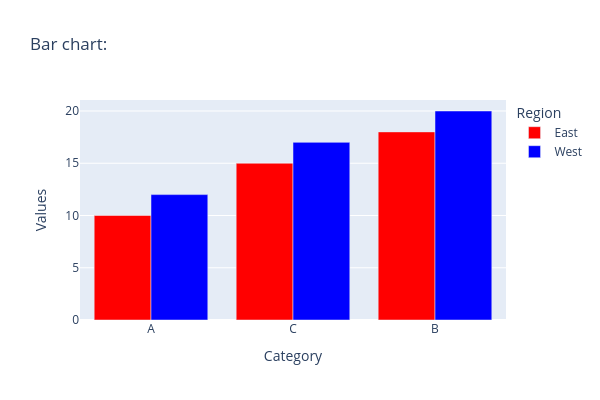

The notebook cell this image was saved under:
### Markdown cell above
# Bar Chart

### px.bar(x, y, width, height, title, color, hover_data, pattern_shape, barmode, text_auto, text,
### orientation,color_discrete_map,color_discrete_sequence)


| Parameter                 | Example Value                  | Meaning                      |
| ------------------------- | ------------------------------ | ---------------------------- |
| `x`                       | `"Department"`                 | Category on X-axis           |
| `y`                       | `"Salary"`                     | Numerical values             |
| `width`                   | `800`                          | Chart width                  |
| `height`                  | `500`                          | Chart height                 |
| `title`                   | `"Department Salary Analysis"` | Chart title                  |
| `color`                   | `"Gender"`                     | Bars colored by category     |
| `hover_data`              | `["Experience"]`               | Extra info on mouse hover    |
| `pattern_shape`           | `"Gender"`                     | Pattern inside bars          |
| `barmode`                 | `"group"`                      | Bar arrangement              |
| `text_auto`               | `True`                         | Show numbers on bars         |
| `orientation`             | `"v"`                          | Vertical bars                |
| `color_discrete_map`      | dictionary                     | Custom colors for categories |
| `color_discrete_sequence` | list                           | Color order                  |

### Code cell
import plotly.express as px
import pandas as pd

# Sample data using a dictionary to create a pandas DataFrame
data = {
    'Category': ['A', 'B', 'C', 'A', 'B', 'C'],
    'Values': [10, 20, 15, 12, 18, 17],
    'Details': ['Info A1', 'Info B1', 'Info C1', 'Info A2', 'Info B2', 'Info C2'],
    'Region': ['East', 'West', 'East', 'West', 'East', 'West'],
    'Color_Col': ['color1', 'color2', 'color1', 'color2', 'color1', 'color2']
}
df = pd.DataFrame(data)

# Define a specific color map for the 'Color_Col' column
custom_color_map = {
    'East': 'red',
    'West': 'blue'
}

# Create the bar chart with multiple parameters
fig = px.bar(
    df,
    x="Category",
    y="Values",
    color="Region"   ,          # Color the bars based on the 'Color_Col' column
    title="Bar chart:",               # Set the chart title
    orientation="v",                  # Set orientation to vertical (default, but explicit)
    height=400,                       # Set the height of the figure in pixels
    width=600,                        # Set the width of the figure in pixels    
    barmode="group",                  # Group bars beside each other (instead of default 'relative'/'stack')  
    color_discrete_map=custom_color_map# Use the custom color map  
)

# Display the figure
fig.show()

### Figure 1 — Plotly figure (JSON) as saved in the notebook; plotly's stock layout.template omitted (floating-point values rounded to 4 significant figures)
{"data": [{"alignmentgroup": "True", "hovertemplate": "Region=East<br>Category=%{x}<br>Values=%{y}<extra></extra>", "legendgroup": "East", "marker": {"color": "red", "pattern": {"shape": ""}}, "name": "East", "offsetgroup": "East", "orientation": "v", "showlegend": true, "textposition": "auto", "type": "bar", "x": ["A", "C", "B"], "xaxis": "x", "y": [10, 15, 18], "yaxis": "y"}, {"alignmentgroup": "True", "hovertemplate": "Region=West<br>Category=%{x}<br>Values=%{y}<extra></extra>", "legendgroup": "West", "marker": {"color": "blue", "pattern": {"shape": ""}}, "name": "West", "offsetgroup": "West", "orientation": "v", "showlegend": true, "textposition": "auto", "type": "bar", "x": ["B", "A", "C"], "xaxis": "x", "y": [20, 12, 17], "yaxis": "y"}], "layout": {"barmode": "group", "height": 400, "legend": {"title": {"text": "Region"}, "tracegroupgap": 0}, "title": {"text": "Bar chart:"}, "width": 600, "xaxis": {"anchor": "y", "domain": [0, 1], "title": {"text": "Category"}}, "yaxis": {"anchor": "x", "domain": [0, 1], "title": {"text": "Values"}}}}
